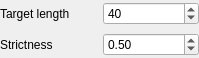
<?xml version="1.0" encoding="UTF-8"?>
<ui version="4.0">
 <class>MaxInfoSettingsWidget</class>
 <widget class="QWidget" name="MaxInfoSettingsWidget">
  <property name="geometry">
   <rect>
    <x>0</x>
    <y>0</y>
    <width>199</width>
    <height>58</height>
   </rect>
  </property>
  <property name="windowTitle">
   <string>Form</string>
  </property>
  <layout class="QGridLayout" name="gridLayout">
   <property name="leftMargin">
    <number>0</number>
   </property>
   <property name="topMargin">
    <number>0</number>
   </property>
   <property name="rightMargin">
    <number>0</number>
   </property>
   <property name="bottomMargin">
    <number>0</number>
   </property>
   <item row="0" column="0">
    <widget class="QLabel" name="lblTargetLength">
     <property name="toolTip">
      <string>The read length which is likely to allow the location of the read within the target sequence. Extremely short reads, which can be placed into many different locations, provide little value. Typically, the length would be in the order of 40 bases, however, the value also depends on the size and complexity of the target sequence.</string>
     </property>
     <property name="text">
      <string>Target length</string>
     </property>
    </widget>
   </item>
   <item row="0" column="1">
    <widget class="QSpinBox" name="sbTargetLength">
     <property name="toolTip">
      <string>The read length which is likely to allow the location of the read within the target sequence. Extremely short reads, which can be placed into many different locations, provide little value. Typically, the length would be in the order of 40 bases, however, the value also depends on the size and complexity of the target sequence.</string>
     </property>
     <property name="minimum">
      <number>1</number>
     </property>
     <property name="maximum">
      <number>2147483647</number>
     </property>
     <property name="value">
      <number>40</number>
     </property>
    </widget>
   </item>
   <item row="1" column="0">
    <widget class="QLabel" name="lblStrictness">
     <property name="toolTip">
      <string>The balance between preserving as much read length as possible vs. removal of incorrect bases. A low value of this parameter (&lt;0.2) favours longer reads, while a high value (&gt;0.8) favours read correctness.</string>
     </property>
     <property name="text">
      <string>Strictness</string>
     </property>
    </widget>
   </item>
   <item row="1" column="1">
    <widget class="QDoubleSpinBox" name="dsbStrictness">
     <property name="toolTip">
      <string>The balance between preserving as much read length as possible vs. removal of incorrect bases. A low value of this parameter (&lt;0.2) favours longer reads, while a high value (&gt;0.8) favours read correctness.</string>
     </property>
     <property name="minimum">
      <double>0.010000000000000</double>
     </property>
     <property name="maximum">
      <double>0.990000000000000</double>
     </property>
     <property name="singleStep">
      <double>0.100000000000000</double>
     </property>
     <property name="value">
      <double>0.500000000000000</double>
     </property>
    </widget>
   </item>
  </layout>
 </widget>
 <resources/>
 <connections/>
</ui>
